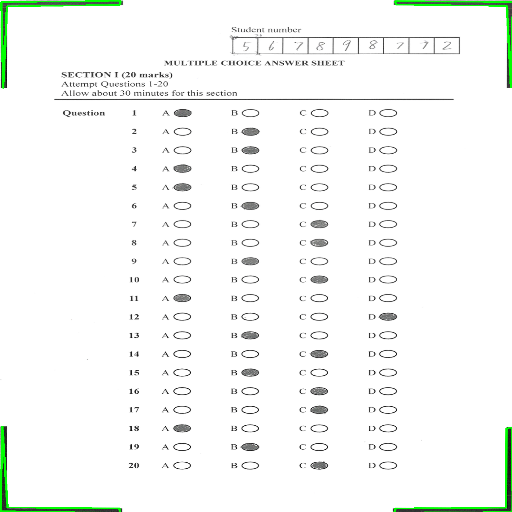
#> input picture images/sample.png, 512 x 512 px, found by its file name
$ python selectROI.py
#> lines starting #> are read from the running program, lines starting #| are printed output that depends on the picture
import cv2
import numpy as np

if __name__ == '__main__':
    # Read image
    im = cv2.imread("images/sample.png")
#> im is the input picture: shape (512, 512, 3); mean B, G, R 245.8, 248.2, 245.8

    im = cv2.resize(im,(0,0), fx=0.5, fy=0.5)
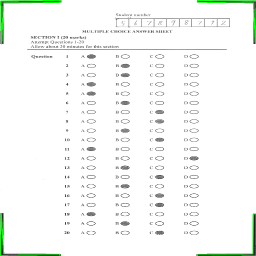
#> im: shape (256, 256, 3); mean B, G, R 245.8, 248.2, 245.8
    fromCenter = False
#> (the run stopped early here; a loop or call above may not have finished)

$ run again, with images/bg.png copied over images/sample.png
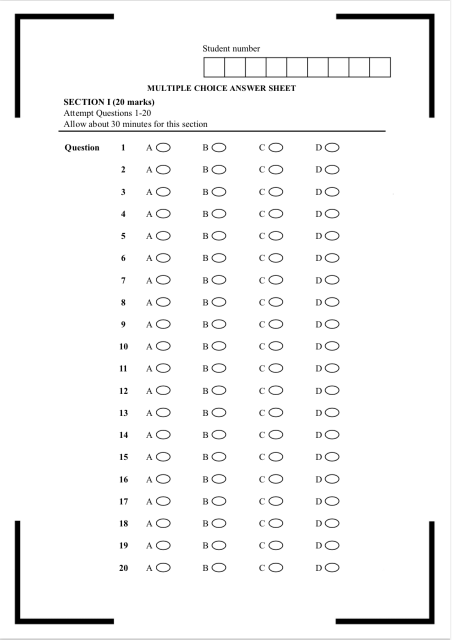
#> input picture images/bg.png, 904 x 1279 px, found by its file name (shown at 1/2 size)
#> im is the input picture: shape (1279, 904, 3); min 0, max 255, mean 246.6
#> `im = cv2.resize(im,(0,0), fx=0.5, fy=0.5)`:
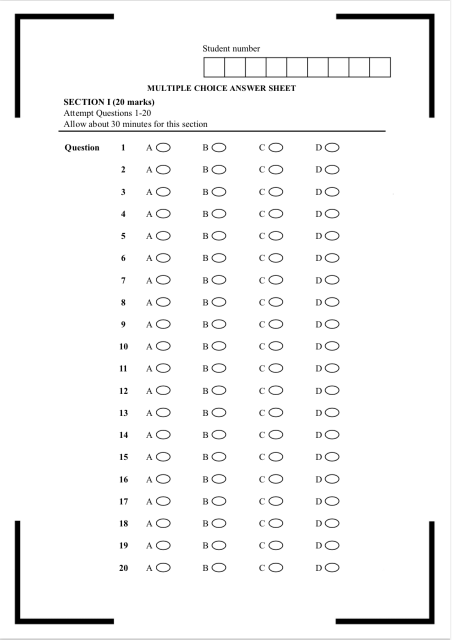
#> im: shape (640, 452, 3); min 0, max 255, mean 246.5

$ run again, with images/bubble.png copied over images/sample.png
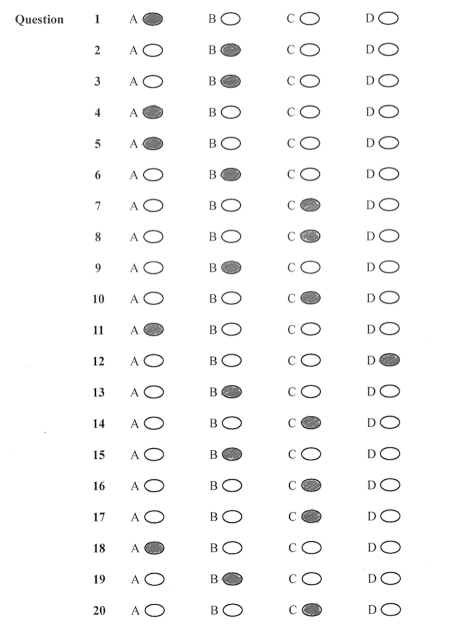
#> input picture images/bubble.png, 922 x 1262 px, found by its file name (shown at 1/2 size)
#> im is the input picture: shape (1262, 922, 3); mean B, G, R 248.5, 248.5, 248.5
#> `im = cv2.resize(im,(0,0), fx=0.5, fy=0.5)`:
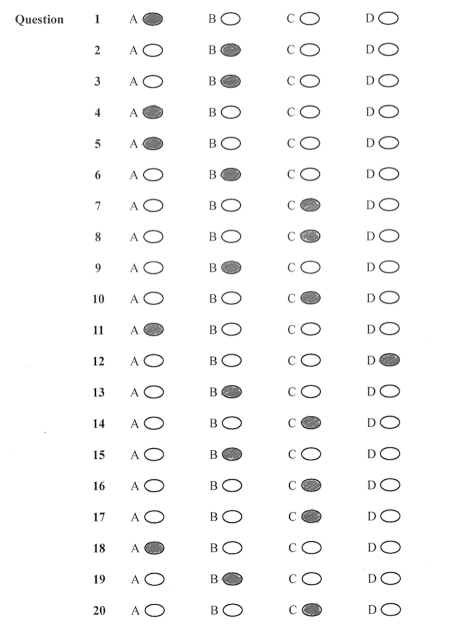
#> im: shape (631, 461, 3); mean B, G, R 248.5, 248.5, 248.5
